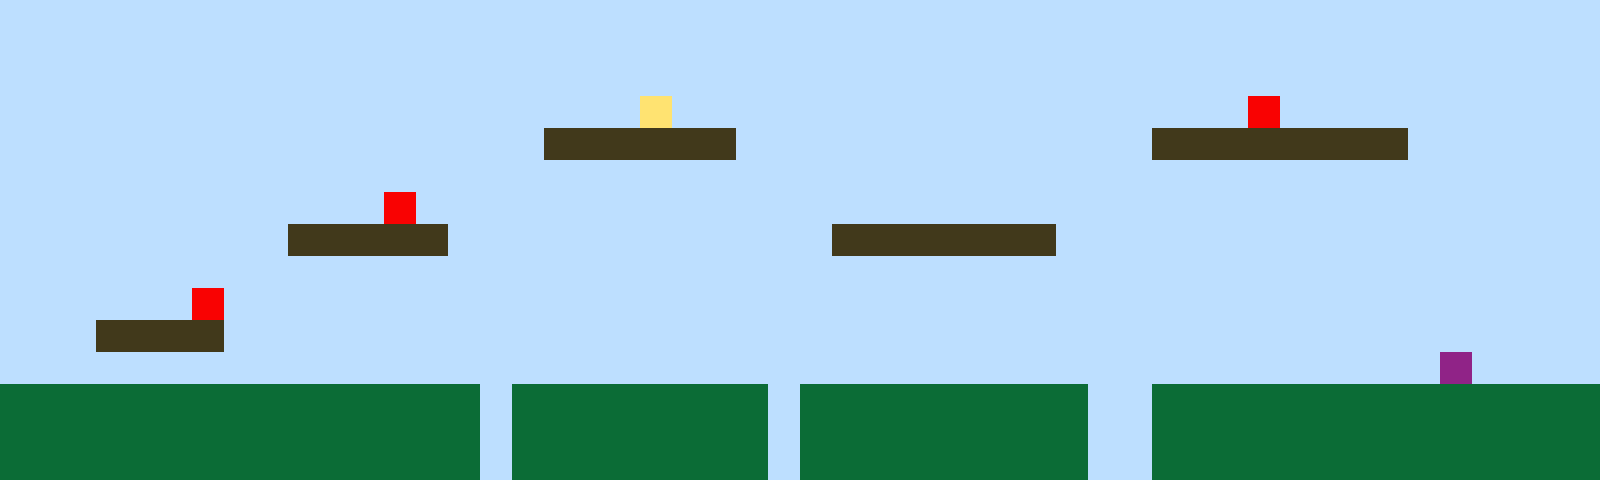

Rendered tile map (Tiled .tmx) drawn with the repository's tilesets; below, a short description and the full map source, tile grids included:
An orthogonal 50x15 tile map with 32x32 px tiles, 1 tile layer (Tile Layer 1).

<map version="1.10" tiledversion="1.11.2" orientation="orthogonal" renderorder="right-up" width="50" height="15" tilewidth="32" tileheight="32" infinite="0" nextlayerid="2" nextobjectid="1"><editorsettings><export target="map1.csv" format="csv" /></editorsettings><tileset firstgid="1" name="sprites" tilewidth="32" tileheight="32" tilecount="6" columns="3"><image source="sprites.png" width="96" height="64" /></tileset><layer id="1" name="Tile Layer 1" width="50" height="15"><data encoding="csv">1,1,1,1,1,1,1,1,1,1,1,1,1,1,1,1,1,1,1,1,1,1,1,1,1,1,1,1,1,1,1,1,1,1,1,1,1,1,1,1,1,1,1,1,1,1,1,1,1,1,1,1,1,1,1,1,1,1,1,1,1,1,1,1,1,1,1,1,1,1,1,1,1,1,1,1,1,1,1,1,1,1,1,1,1,1,1,1,1,1,1,1,1,1,1,1,1,1,1,1,1,1,1,1,1,1,1,1,1,1,1,1,1,1,1,1,1,1,1,1,1,1,1,1,1,1,1,1,1,1,1,1,1,1,1,1,1,1,1,1,1,1,1,1,1,1,1,1,1,1,1,1,1,1,1,1,1,1,1,1,1,1,1,1,1,1,1,1,1,1,4,1,1,1,1,1,1,1,1,1,1,1,1,1,1,1,1,1,1,5,1,1,1,1,1,1,1,1,1,1,1,1,1,1,1,1,1,1,1,1,1,1,1,1,1,1,1,3,3,3,3,3,3,1,1,1,1,1,1,1,1,1,1,1,1,1,3,3,3,3,3,3,3,3,1,1,1,1,1,1,1,1,1,1,1,1,1,1,1,1,1,1,1,1,1,1,1,1,1,1,1,1,1,1,1,1,1,1,1,1,1,1,1,1,1,1,1,1,1,1,1,1,1,1,1,1,1,1,1,1,1,1,1,1,1,1,1,1,1,1,1,1,5,1,1,1,1,1,1,1,1,1,1,1,1,1,1,1,1,1,1,1,1,1,1,1,1,1,1,1,1,1,1,1,1,1,1,1,1,1,1,1,1,1,1,1,1,1,1,3,3,3,3,3,1,1,1,1,1,1,1,1,1,1,1,1,3,3,3,3,3,3,3,1,1,1,1,1,1,1,1,1,1,1,1,1,1,1,1,1,1,1,1,1,1,1,1,1,1,1,1,1,1,1,1,1,1,1,1,1,1,1,1,1,1,1,1,1,1,1,1,1,1,1,1,1,1,1,1,1,1,1,1,1,1,1,1,1,1,1,1,1,1,1,1,1,5,1,1,1,1,1,1,1,1,1,1,1,1,1,1,1,1,1,1,1,1,1,1,1,1,1,1,1,1,1,1,1,1,1,1,1,1,1,1,1,1,1,1,1,1,1,1,3,3,3,3,1,1,1,1,1,1,1,1,1,1,1,1,1,1,1,1,1,1,1,1,1,1,1,1,1,1,1,1,1,1,1,1,1,1,1,1,1,1,1,1,1,1,1,1,1,1,1,1,1,1,1,1,1,1,1,1,1,1,1,1,1,1,1,1,1,1,1,1,1,1,1,1,1,1,1,1,1,1,1,1,1,1,1,1,1,1,1,1,6,1,1,1,1,2,2,2,2,2,2,2,2,2,2,2,2,2,2,2,1,2,2,2,2,2,2,2,2,1,2,2,2,2,2,2,2,2,2,1,1,2,2,2,2,2,2,2,2,2,2,2,2,2,2,2,2,2,2,2,2,2,2,2,2,2,2,2,2,2,1,2,2,2,2,2,2,2,2,1,2,2,2,2,2,2,2,2,2,1,1,2,2,2,2,2,2,2,2,2,2,2,2,2,2,2,2,2,2,2,2,2,2,2,2,2,2,2,2,2,1,2,2,2,2,2,2,2,2,1,2,2,2,2,2,2,2,2,2,1,1,2,2,2,2,2,2,2,2,2,2,2,2,2,2</data></layer></map>
